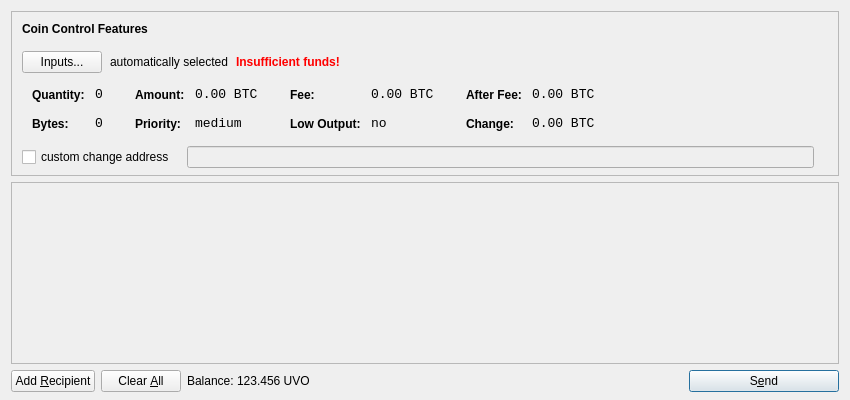
<?xml version="1.0" encoding="UTF-8"?>
<ui version="4.0">
 <class>SendCoinsDialog</class>
 <widget class="QDialog" name="SendCoinsDialog">
  <property name="geometry">
   <rect>
    <x>0</x>
    <y>0</y>
    <width>850</width>
    <height>400</height>
   </rect>
  </property>
  <property name="windowTitle">
   <string>Send Coins</string>
  </property>
  <layout class="QVBoxLayout" name="verticalLayout" stretch="0,1,0">
   <property name="bottomMargin">
    <number>8</number>
   </property>
   <item>
    <widget class="QFrame" name="frameCoinControl">
     <property name="sizePolicy">
      <sizepolicy hsizetype="Expanding" vsizetype="Expanding">
       <horstretch>0</horstretch>
       <verstretch>0</verstretch>
      </sizepolicy>
     </property>
     <property name="maximumSize">
      <size>
       <width>16777215</width>
       <height>16777215</height>
      </size>
     </property>
     <property name="frameShape">
      <enum>QFrame::StyledPanel</enum>
     </property>
     <property name="frameShadow">
      <enum>QFrame::Sunken</enum>
     </property>
     <layout class="QVBoxLayout" name="verticalLayoutCoinControl2">
      <property name="spacing">
       <number>-1</number>
      </property>
      <property name="leftMargin">
       <number>0</number>
      </property>
      <property name="topMargin">
       <number>0</number>
      </property>
      <property name="rightMargin">
       <number>0</number>
      </property>
      <property name="bottomMargin">
       <number>6</number>
      </property>
      <item>
       <layout class="QVBoxLayout" name="verticalLayoutCoinControl" stretch="0,0,0,0,1">
        <property name="spacing">
         <number>0</number>
        </property>
        <property name="leftMargin">
         <number>10</number>
        </property>
        <property name="topMargin">
         <number>10</number>
        </property>
        <item>
         <layout class="QHBoxLayout" name="horizontalLayoutCoinControl1">
          <property name="bottomMargin">
           <number>15</number>
          </property>
          <item>
           <widget class="QLabel" name="labelCoinControlFeatures">
            <property name="sizePolicy">
             <sizepolicy hsizetype="Preferred" vsizetype="Maximum">
              <horstretch>0</horstretch>
              <verstretch>0</verstretch>
             </sizepolicy>
            </property>
            <property name="font">
             <font>
              <weight>75</weight>
              <bold>true</bold>
             </font>
            </property>
            <property name="styleSheet">
             <string notr="true">font-weight:bold;</string>
            </property>
            <property name="text">
             <string>Coin Control Features</string>
            </property>
           </widget>
          </item>
         </layout>
        </item>
        <item>
         <layout class="QHBoxLayout" name="horizontalLayoutCoinControl2" stretch="0,0,0,0">
          <property name="spacing">
           <number>8</number>
          </property>
          <property name="bottomMargin">
           <number>10</number>
          </property>
          <item>
           <widget class="QPushButton" name="pushButtonCoinControl">
            <property name="styleSheet">
             <string notr="true"/>
            </property>
            <property name="text">
             <string>Inputs...</string>
            </property>
           </widget>
          </item>
          <item>
           <widget class="QLabel" name="labelCoinControlAutomaticallySelected">
            <property name="text">
             <string>automatically selected</string>
            </property>
            <property name="margin">
             <number>5</number>
            </property>
           </widget>
          </item>
          <item>
           <widget class="QLabel" name="labelCoinControlInsuffFunds">
            <property name="font">
             <font>
              <weight>75</weight>
              <bold>true</bold>
             </font>
            </property>
            <property name="styleSheet">
             <string notr="true">color:red;font-weight:bold;</string>
            </property>
            <property name="text">
             <string>Insufficient funds!</string>
            </property>
            <property name="margin">
             <number>5</number>
            </property>
           </widget>
          </item>
          <item>
           <spacer name="horizontalSpacerCoinControl">
            <property name="orientation">
             <enum>Qt::Horizontal</enum>
            </property>
            <property name="sizeHint" stdset="0">
             <size>
              <width>40</width>
              <height>1</height>
             </size>
            </property>
           </spacer>
          </item>
         </layout>
        </item>
        <item>
         <widget class="QWidget" name="widgetCoinControl" native="true">
          <property name="sizePolicy">
           <sizepolicy hsizetype="Preferred" vsizetype="Preferred">
            <horstretch>0</horstretch>
            <verstretch>0</verstretch>
           </sizepolicy>
          </property>
          <property name="minimumSize">
           <size>
            <width>0</width>
            <height>0</height>
           </size>
          </property>
          <property name="styleSheet">
           <string notr="true"/>
          </property>
          <layout class="QHBoxLayout" name="horizontalLayoutCoinControl5">
           <property name="margin">
            <number>0</number>
           </property>
           <item>
            <layout class="QHBoxLayout" name="horizontalLayoutCoinControl3" stretch="0,0,0,1">
             <property name="spacing">
              <number>20</number>
             </property>
             <property name="topMargin">
              <number>0</number>
             </property>
             <property name="bottomMargin">
              <number>10</number>
             </property>
             <item>
              <layout class="QFormLayout" name="formLayoutCoinControl1">
               <property name="horizontalSpacing">
                <number>10</number>
               </property>
               <property name="verticalSpacing">
                <number>14</number>
               </property>
               <property name="leftMargin">
                <number>10</number>
               </property>
               <property name="topMargin">
                <number>4</number>
               </property>
               <property name="rightMargin">
                <number>6</number>
               </property>
               <item row="0" column="0">
                <widget class="QLabel" name="labelCoinControlQuantityText">
                 <property name="styleSheet">
                  <string notr="true">font-weight:bold;</string>
                 </property>
                 <property name="text">
                  <string>Quantity:</string>
                 </property>
                 <property name="margin">
                  <number>0</number>
                 </property>
                </widget>
               </item>
               <item row="0" column="1">
                <widget class="QLabel" name="labelCoinControlQuantity">
                 <property name="font">
                  <font>
                   <family>Monospace</family>
                   <pointsize>10</pointsize>
                  </font>
                 </property>
                 <property name="cursor">
                  <cursorShape>IBeamCursor</cursorShape>
                 </property>
                 <property name="contextMenuPolicy">
                  <enum>Qt::ActionsContextMenu</enum>
                 </property>
                 <property name="text">
                  <string notr="true">0</string>
                 </property>
                 <property name="margin">
                  <number>0</number>
                 </property>
                 <property name="textInteractionFlags">
                  <set>Qt::LinksAccessibleByMouse|Qt::TextSelectableByKeyboard|Qt::TextSelectableByMouse</set>
                 </property>
                </widget>
               </item>
               <item row="1" column="0">
                <widget class="QLabel" name="labelCoinControlBytesText">
                 <property name="styleSheet">
                  <string notr="true">font-weight:bold;</string>
                 </property>
                 <property name="text">
                  <string>Bytes:</string>
                 </property>
                </widget>
               </item>
               <item row="1" column="1">
                <widget class="QLabel" name="labelCoinControlBytes">
                 <property name="font">
                  <font>
                   <family>Monospace</family>
                   <pointsize>10</pointsize>
                  </font>
                 </property>
                 <property name="cursor">
                  <cursorShape>IBeamCursor</cursorShape>
                 </property>
                 <property name="contextMenuPolicy">
                  <enum>Qt::ActionsContextMenu</enum>
                 </property>
                 <property name="text">
                  <string notr="true">0</string>
                 </property>
                 <property name="textInteractionFlags">
                  <set>Qt::LinksAccessibleByMouse|Qt::TextSelectableByKeyboard|Qt::TextSelectableByMouse</set>
                 </property>
                </widget>
               </item>
              </layout>
             </item>
             <item>
              <layout class="QFormLayout" name="formLayoutCoinControl2">
               <property name="horizontalSpacing">
                <number>10</number>
               </property>
               <property name="verticalSpacing">
                <number>14</number>
               </property>
               <property name="leftMargin">
                <number>6</number>
               </property>
               <property name="topMargin">
                <number>4</number>
               </property>
               <property name="rightMargin">
                <number>6</number>
               </property>
               <item row="0" column="0">
                <widget class="QLabel" name="labelCoinControlAmountText">
                 <property name="styleSheet">
                  <string notr="true">font-weight:bold;</string>
                 </property>
                 <property name="text">
                  <string>Amount:</string>
                 </property>
                 <property name="margin">
                  <number>0</number>
                 </property>
                </widget>
               </item>
               <item row="0" column="1">
                <widget class="QLabel" name="labelCoinControlAmount">
                 <property name="font">
                  <font>
                   <family>Monospace</family>
                   <pointsize>10</pointsize>
                  </font>
                 </property>
                 <property name="cursor">
                  <cursorShape>IBeamCursor</cursorShape>
                 </property>
                 <property name="contextMenuPolicy">
                  <enum>Qt::ActionsContextMenu</enum>
                 </property>
                 <property name="text">
                  <string notr="true">0.00 BTC</string>
                 </property>
                 <property name="textInteractionFlags">
                  <set>Qt::LinksAccessibleByMouse|Qt::TextSelectableByKeyboard|Qt::TextSelectableByMouse</set>
                 </property>
                </widget>
               </item>
               <item row="1" column="0">
                <widget class="QLabel" name="labelCoinControlPriorityText">
                 <property name="styleSheet">
                  <string notr="true">font-weight:bold;</string>
                 </property>
                 <property name="text">
                  <string>Priority:</string>
                 </property>
                </widget>
               </item>
               <item row="1" column="1">
                <widget class="QLabel" name="labelCoinControlPriority">
                 <property name="font">
                  <font>
                   <family>Monospace</family>
                   <pointsize>10</pointsize>
                  </font>
                 </property>
                 <property name="cursor">
                  <cursorShape>IBeamCursor</cursorShape>
                 </property>
                 <property name="contextMenuPolicy">
                  <enum>Qt::ActionsContextMenu</enum>
                 </property>
                 <property name="text">
                  <string>medium</string>
                 </property>
                 <property name="textInteractionFlags">
                  <set>Qt::LinksAccessibleByMouse|Qt::TextSelectableByKeyboard|Qt::TextSelectableByMouse</set>
                 </property>
                </widget>
               </item>
              </layout>
             </item>
             <item>
              <layout class="QFormLayout" name="formLayoutCoinControl3">
               <property name="horizontalSpacing">
                <number>10</number>
               </property>
               <property name="verticalSpacing">
                <number>14</number>
               </property>
               <property name="leftMargin">
                <number>6</number>
               </property>
               <property name="topMargin">
                <number>4</number>
               </property>
               <property name="rightMargin">
                <number>6</number>
               </property>
               <item row="0" column="0">
                <widget class="QLabel" name="labelCoinControlFeeText">
                 <property name="styleSheet">
                  <string notr="true">font-weight:bold;</string>
                 </property>
                 <property name="text">
                  <string>Fee:</string>
                 </property>
                 <property name="margin">
                  <number>0</number>
                 </property>
                </widget>
               </item>
               <item row="0" column="1">
                <widget class="QLabel" name="labelCoinControlFee">
                 <property name="font">
                  <font>
                   <family>Monospace</family>
                   <pointsize>10</pointsize>
                  </font>
                 </property>
                 <property name="cursor">
                  <cursorShape>IBeamCursor</cursorShape>
                 </property>
                 <property name="contextMenuPolicy">
                  <enum>Qt::ActionsContextMenu</enum>
                 </property>
                 <property name="text">
                  <string notr="true">0.00 BTC</string>
                 </property>
                 <property name="textInteractionFlags">
                  <set>Qt::LinksAccessibleByMouse|Qt::TextSelectableByKeyboard|Qt::TextSelectableByMouse</set>
                 </property>
                </widget>
               </item>
               <item row="1" column="0">
                <widget class="QLabel" name="labelCoinControlLowOutputText">
                 <property name="styleSheet">
                  <string notr="true">font-weight:bold;</string>
                 </property>
                 <property name="text">
                  <string>Low Output:</string>
                 </property>
                </widget>
               </item>
               <item row="1" column="1">
                <widget class="QLabel" name="labelCoinControlLowOutput">
                 <property name="font">
                  <font>
                   <family>Monospace</family>
                   <pointsize>10</pointsize>
                  </font>
                 </property>
                 <property name="cursor">
                  <cursorShape>IBeamCursor</cursorShape>
                 </property>
                 <property name="contextMenuPolicy">
                  <enum>Qt::ActionsContextMenu</enum>
                 </property>
                 <property name="text">
                  <string>no</string>
                 </property>
                 <property name="textInteractionFlags">
                  <set>Qt::LinksAccessibleByMouse|Qt::TextSelectableByKeyboard|Qt::TextSelectableByMouse</set>
                 </property>
                </widget>
               </item>
              </layout>
             </item>
             <item>
              <layout class="QFormLayout" name="formLayoutCoinControl4">
               <property name="horizontalSpacing">
                <number>10</number>
               </property>
               <property name="verticalSpacing">
                <number>14</number>
               </property>
               <property name="leftMargin">
                <number>6</number>
               </property>
               <property name="topMargin">
                <number>4</number>
               </property>
               <property name="rightMargin">
                <number>6</number>
               </property>
               <item row="0" column="0">
                <widget class="QLabel" name="labelCoinControlAfterFeeText">
                 <property name="styleSheet">
                  <string notr="true">font-weight:bold;</string>
                 </property>
                 <property name="text">
                  <string>After Fee:</string>
                 </property>
                 <property name="margin">
                  <number>0</number>
                 </property>
                </widget>
               </item>
               <item row="0" column="1">
                <widget class="QLabel" name="labelCoinControlAfterFee">
                 <property name="font">
                  <font>
                   <family>Monospace</family>
                   <pointsize>10</pointsize>
                  </font>
                 </property>
                 <property name="cursor">
                  <cursorShape>IBeamCursor</cursorShape>
                 </property>
                 <property name="contextMenuPolicy">
                  <enum>Qt::ActionsContextMenu</enum>
                 </property>
                 <property name="text">
                  <string notr="true">0.00 BTC</string>
                 </property>
                 <property name="textInteractionFlags">
                  <set>Qt::LinksAccessibleByMouse|Qt::TextSelectableByKeyboard|Qt::TextSelectableByMouse</set>
                 </property>
                </widget>
               </item>
               <item row="1" column="0">
                <widget class="QLabel" name="labelCoinControlChangeText">
                 <property name="styleSheet">
                  <string notr="true">font-weight:bold;</string>
                 </property>
                 <property name="text">
                  <string>Change:</string>
                 </property>
                </widget>
               </item>
               <item row="1" column="1">
                <widget class="QLabel" name="labelCoinControlChange">
                 <property name="font">
                  <font>
                   <family>Monospace</family>
                   <pointsize>10</pointsize>
                  </font>
                 </property>
                 <property name="cursor">
                  <cursorShape>IBeamCursor</cursorShape>
                 </property>
                 <property name="contextMenuPolicy">
                  <enum>Qt::ActionsContextMenu</enum>
                 </property>
                 <property name="text">
                  <string notr="true">0.00 BTC</string>
                 </property>
                 <property name="textInteractionFlags">
                  <set>Qt::LinksAccessibleByMouse|Qt::TextSelectableByKeyboard|Qt::TextSelectableByMouse</set>
                 </property>
                </widget>
               </item>
              </layout>
             </item>
            </layout>
           </item>
          </layout>
         </widget>
        </item>
        <item>
         <layout class="QHBoxLayout" name="horizontalLayoutCoinControl4" stretch="0,0,0">
          <property name="spacing">
           <number>12</number>
          </property>
          <property name="sizeConstraint">
           <enum>QLayout::SetDefaultConstraint</enum>
          </property>
          <property name="topMargin">
           <number>5</number>
          </property>
          <property name="rightMargin">
           <number>5</number>
          </property>
          <item>
           <widget class="QCheckBox" name="checkBoxCoinControlChange">
            <property name="text">
             <string>custom change address</string>
            </property>
           </widget>
          </item>
          <item>
           <widget class="QLineEdit" name="lineEditCoinControlChange">
            <property name="enabled">
             <bool>false</bool>
            </property>
            <property name="sizePolicy">
             <sizepolicy hsizetype="Expanding" vsizetype="Fixed">
              <horstretch>0</horstretch>
              <verstretch>0</verstretch>
             </sizepolicy>
            </property>
           </widget>
          </item>
          <item>
           <widget class="QLabel" name="labelCoinControlChangeLabel">
            <property name="sizePolicy">
             <sizepolicy hsizetype="Preferred" vsizetype="Expanding">
              <horstretch>0</horstretch>
              <verstretch>0</verstretch>
             </sizepolicy>
            </property>
            <property name="minimumSize">
             <size>
              <width>0</width>
              <height>0</height>
             </size>
            </property>
            <property name="text">
             <string/>
            </property>
            <property name="margin">
             <number>3</number>
            </property>
           </widget>
          </item>
         </layout>
        </item>
        <item>
         <spacer name="verticalSpacerCoinControl">
          <property name="orientation">
           <enum>Qt::Vertical</enum>
          </property>
          <property name="sizeHint" stdset="0">
           <size>
            <width>800</width>
            <height>1</height>
           </size>
          </property>
         </spacer>
        </item>
       </layout>
      </item>
     </layout>
    </widget>
   </item>
   <item>
    <widget class="QScrollArea" name="scrollArea">
     <property name="widgetResizable">
      <bool>true</bool>
     </property>
     <widget class="QWidget" name="scrollAreaWidgetContents">
      <property name="geometry">
       <rect>
        <x>0</x>
        <y>0</y>
        <width>830</width>
        <height>165</height>
       </rect>
      </property>
      <layout class="QVBoxLayout" name="verticalLayout_2">
       <property name="margin">
        <number>0</number>
       </property>
       <item>
        <layout class="QVBoxLayout" name="entries">
         <property name="spacing">
          <number>6</number>
         </property>
        </layout>
       </item>
       <item>
        <spacer name="verticalSpacer">
         <property name="orientation">
          <enum>Qt::Vertical</enum>
         </property>
         <property name="sizeHint" stdset="0">
          <size>
           <width>20</width>
           <height>40</height>
          </size>
         </property>
        </spacer>
       </item>
      </layout>
     </widget>
    </widget>
   </item>
   <item>
    <layout class="QHBoxLayout" name="horizontalLayout">
     <item>
      <widget class="QPushButton" name="addButton">
       <property name="toolTip">
        <string>Send to multiple recipients at once</string>
       </property>
       <property name="text">
        <string>Add &amp;Recipient</string>
       </property>
       <property name="icon">
        <iconset resource="../bitcoin.qrc">
         <normaloff>:/icons/add</normaloff>:/icons/add</iconset>
       </property>
       <property name="autoDefault">
        <bool>false</bool>
       </property>
      </widget>
     </item>
     <item>
      <widget class="QPushButton" name="clearButton">
       <property name="sizePolicy">
        <sizepolicy hsizetype="Minimum" vsizetype="Fixed">
         <horstretch>0</horstretch>
         <verstretch>0</verstretch>
        </sizepolicy>
       </property>
       <property name="toolTip">
        <string>Remove all transaction fields</string>
       </property>
       <property name="text">
        <string>Clear &amp;All</string>
       </property>
       <property name="icon">
        <iconset resource="../bitcoin.qrc">
         <normaloff>:/icons/remove</normaloff>:/icons/remove</iconset>
       </property>
       <property name="autoRepeatDelay">
        <number>300</number>
       </property>
       <property name="autoDefault">
        <bool>false</bool>
       </property>
      </widget>
     </item>
     <item>
      <layout class="QHBoxLayout" name="horizontalLayout_2">
       <property name="spacing">
        <number>3</number>
       </property>
       <item>
        <widget class="QLabel" name="label">
         <property name="text">
          <string>Balance:</string>
         </property>
        </widget>
       </item>
       <item>
        <widget class="QLabel" name="labelBalance">
         <property name="cursor">
          <cursorShape>IBeamCursor</cursorShape>
         </property>
         <property name="text">
          <string>123.456 UVO</string>
         </property>
         <property name="textInteractionFlags">
          <set>Qt::LinksAccessibleByMouse|Qt::TextSelectableByKeyboard|Qt::TextSelectableByMouse</set>
         </property>
        </widget>
       </item>
      </layout>
     </item>
     <item>
      <spacer name="horizontalSpacer">
       <property name="orientation">
        <enum>Qt::Horizontal</enum>
       </property>
       <property name="sizeHint" stdset="0">
        <size>
         <width>40</width>
         <height>20</height>
        </size>
       </property>
      </spacer>
     </item>
     <item>
      <widget class="QPushButton" name="sendButton">
       <property name="minimumSize">
        <size>
         <width>150</width>
         <height>0</height>
        </size>
       </property>
       <property name="toolTip">
        <string>Confirm the send action</string>
       </property>
       <property name="text">
        <string>S&amp;end</string>
       </property>
       <property name="icon">
        <iconset resource="../bitcoin.qrc">
         <normaloff>:/icons/send</normaloff>:/icons/send</iconset>
       </property>
       <property name="default">
        <bool>true</bool>
       </property>
      </widget>
     </item>
    </layout>
   </item>
  </layout>
 </widget>
 <resources>
  <include location="../bitcoin.qrc"/>
 </resources>
 <connections/>
</ui>
